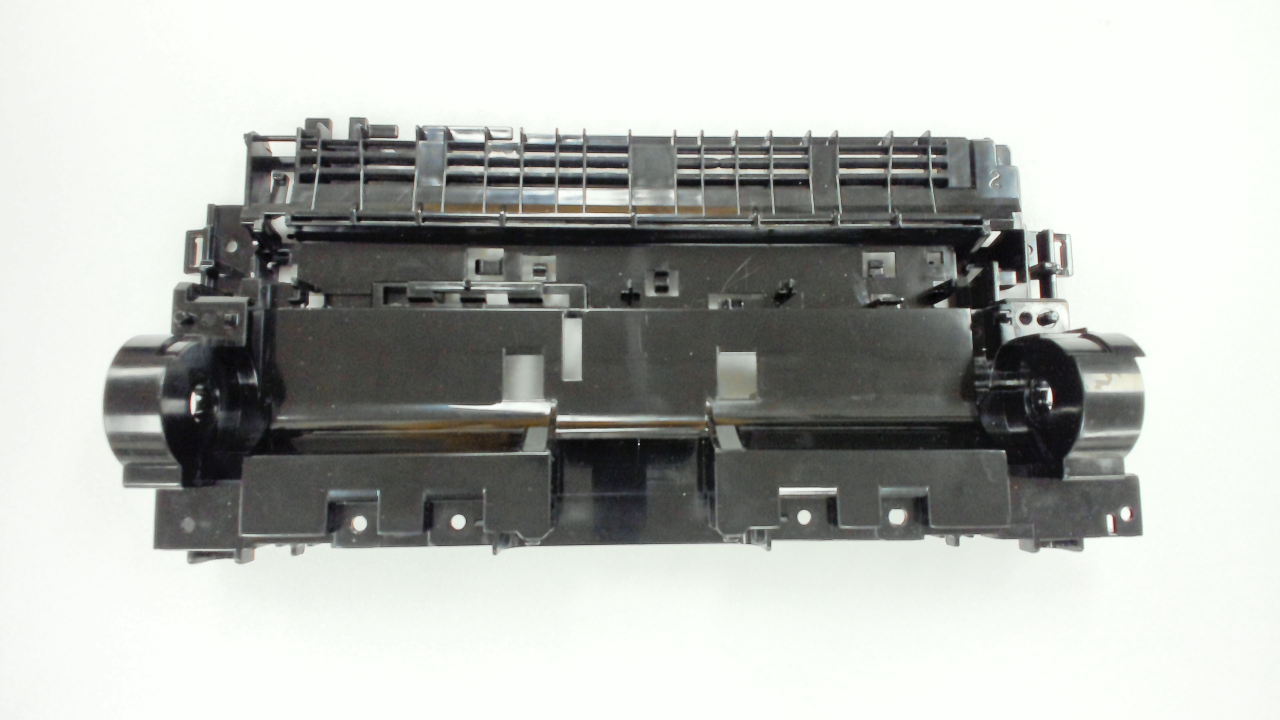
#> input picture img/defect2.jpg, 3840 x 2160 px (shown at 1/3 size)
$ python pioneer.py
#> lines starting #> are read from the running program, lines starting #| are printed output that depends on the picture; after the words box and inside, x2 and y2 are one past the last pixel; in counts of white or black regions, pixels touching at a corner belong together
import cv2
import numpy as np

img = cv2.imread('img/defect2.jpg',0)
#> img: shape (2160, 3840); min 0, max 255, mean 181.9
img = cv2.resize(img, dsize=(1280, 960), interpolation=cv2.INTER_AREA)
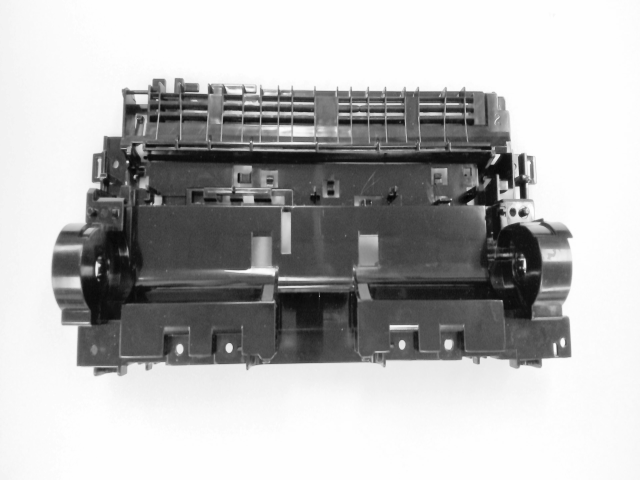
#> img: shape (960, 1280) (shown at 1/2 size); min 0, max 255, mean 181.9
size = np.size(img)
#> size = 1228800
skel = np.zeros(img.shape,np.uint8)

ret,img = cv2.threshold(img,127,255,0)
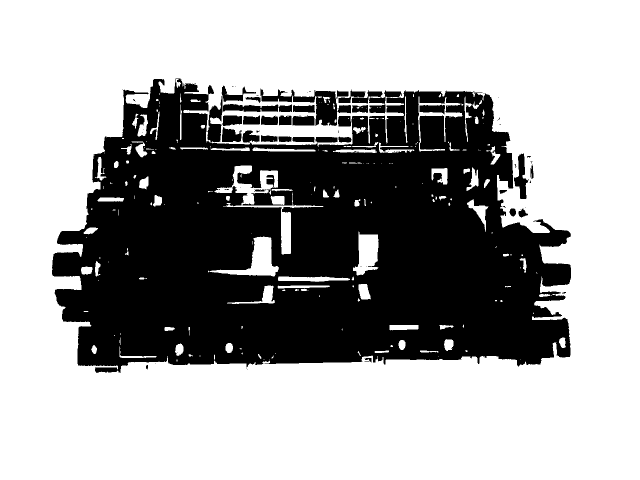
#> img: shape (960, 1280) (shown at 1/2 size); 64.7% white; 86 black regions (53 under 20 px), largest, box (x1, y1, x2, y2) and area: (104, 157, 1142, 746) 415300, (521, 177, 675, 252) 3954, (446, 208, 557, 224) 1281
element = cv2.getStructuringElement(cv2.MORPH_CROSS,(3,3))
done = False

while( not done):
    eroded = cv2.erode(img,element)
    temp = cv2.dilate(eroded,element)
    temp = cv2.subtract(img,temp)
    skel = cv2.bitwise_or(skel,temp)
    img = eroded.copy()

    zeros = size - cv2.countNonZero(img)
    if zeros==size:
        done = True
#> this loop made 477 passes
#> zeros on passes 1 to 3: 454440, 470289, 482059
#> pass 1, `eroded = cv2.erode(img,element)`:
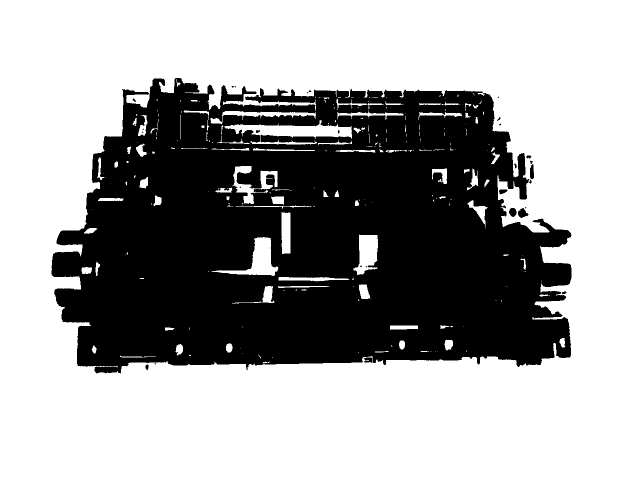
#> eroded: shape (960, 1280) (shown at 1/2 size); 63% white; 29 black regions (14 under 20 px), largest, box (x1, y1, x2, y2) and area: (103, 156, 1143, 747) 453139, (1036, 416, 1057, 436) 255, (1018, 416, 1033, 434) 205
#> pass 1, `temp = cv2.dilate(eroded,element)`:
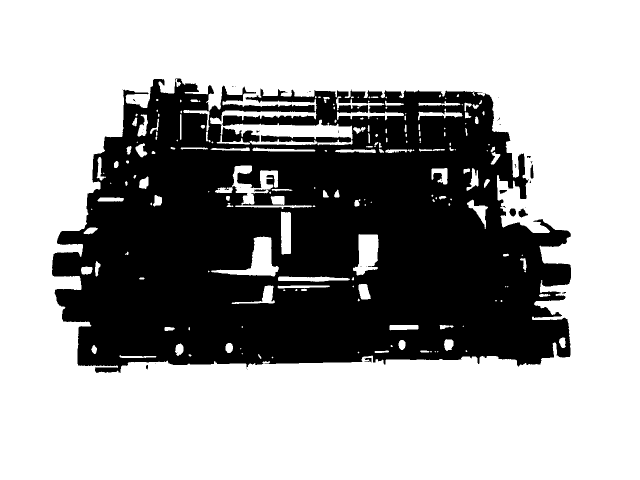
#> temp: shape (960, 1280) (shown at 1/2 size); 64.4% white; 44 black regions (35 under 20 px), largest, box (x1, y1, x2, y2) and area: (104, 157, 1142, 746) 436014, (1037, 417, 1056, 435) 201, (1019, 417, 1032, 433) 162
#> pass 1, `temp = cv2.subtract(img,temp)`:
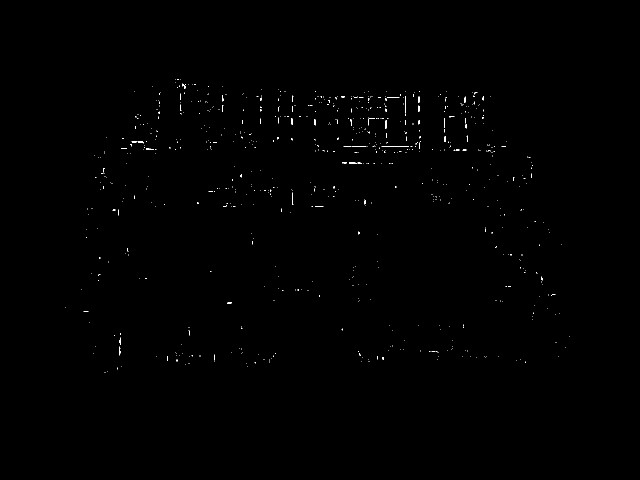
#> temp: shape (960, 1280) (shown at 1/2 size); 0.25% white in thin lines or dots, all inside (x1, y1, x2, y2) = (130, 158, 1139, 745)
#> pass 2, `eroded = cv2.erode(img,element)`:
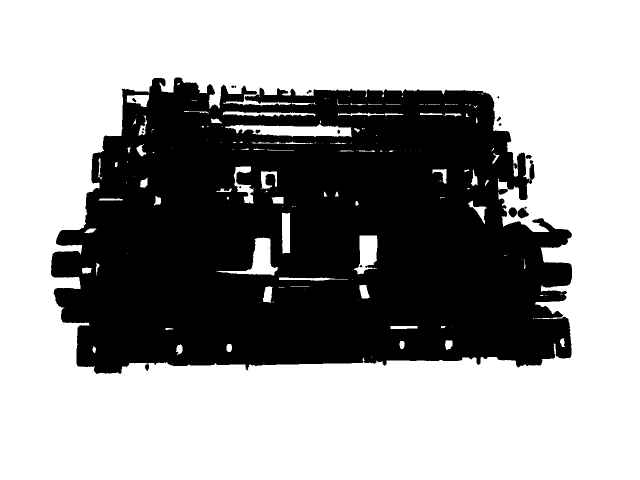
#> eroded: shape (960, 1280) (shown at 1/2 size); 61.7% white; 18 black regions (6 under 20 px), largest, box (x1, y1, x2, y2) and area: (102, 155, 1144, 748) 469220, (1035, 415, 1058, 437) 313, (1017, 415, 1034, 435) 252
#> after the loop: eroded: shape (960, 1280); every value is 0
#> after the loop:
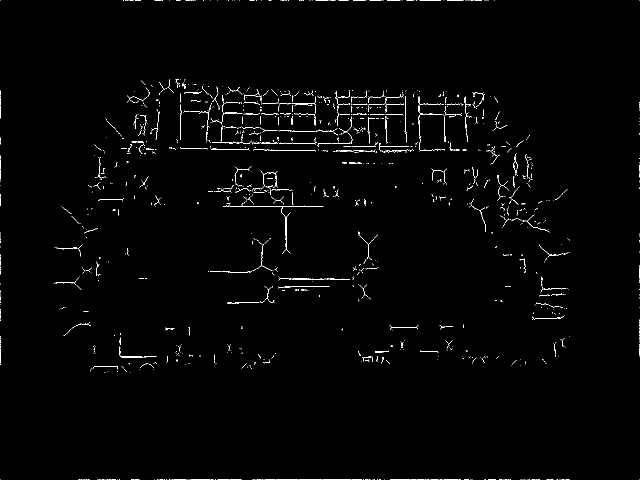
#> skel: shape (960, 1280) (shown at 1/2 size); 1.1% white in thin lines or dots

cv2.imshow("skel",skel)
cv2.imwrite('img/skel.jpg',skel)
if cv2.waitKey(0) == 27:
#> (key Esc is pressed here)
      cv2.destroyAllWindows()

$ run again, with img/defect1.jpg copied over img/defect2.jpg
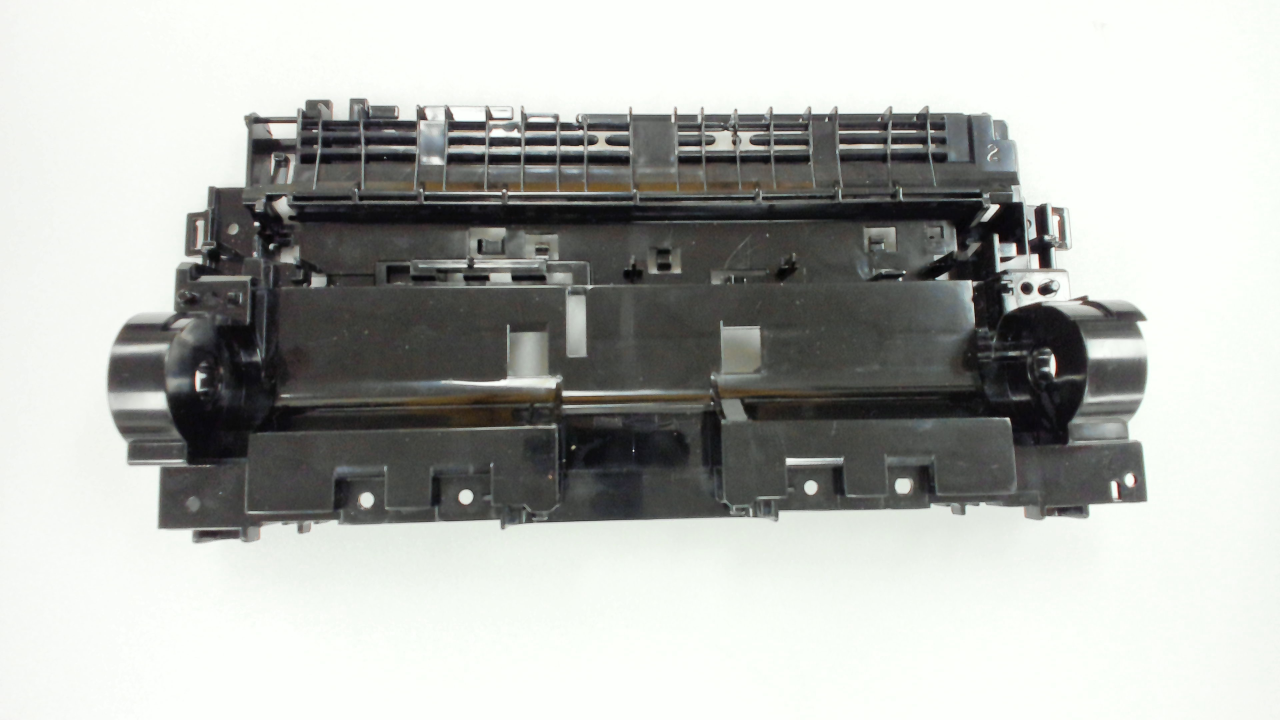
#> input picture img/defect1.jpg, 3840 x 2160 px (shown at 1/3 size)
#> size = 1228800
#> `ret,img = cv2.threshold(img,127,255,0)`:
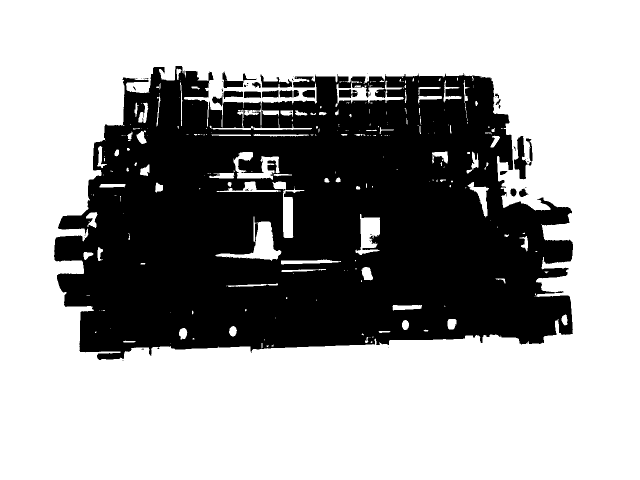
#> img: shape (960, 1280) (shown at 1/2 size); 63.9% white; 57 black regions (38 under 20 px), largest, box (x1, y1, x2, y2) and area: (108, 132, 1146, 720) 437085, (1028, 272, 1055, 359) 1229, (521, 149, 584, 175) 760
#> the loop `while( not done):` made 453 passes
#> zeros on passes 1 to 3: 460806, 473745, 483711
#> after the loop `while( not done):`:
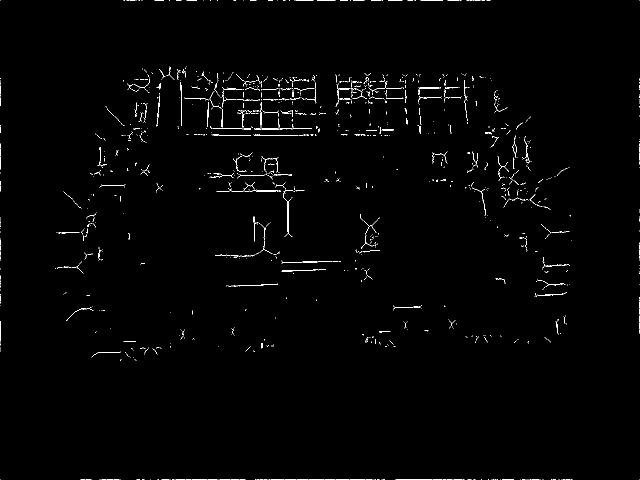
#> skel: shape (960, 1280) (shown at 1/2 size); 0.97% white in thin lines or dots

$ run again, with img/normal.jpg copied over img/defect2.jpg
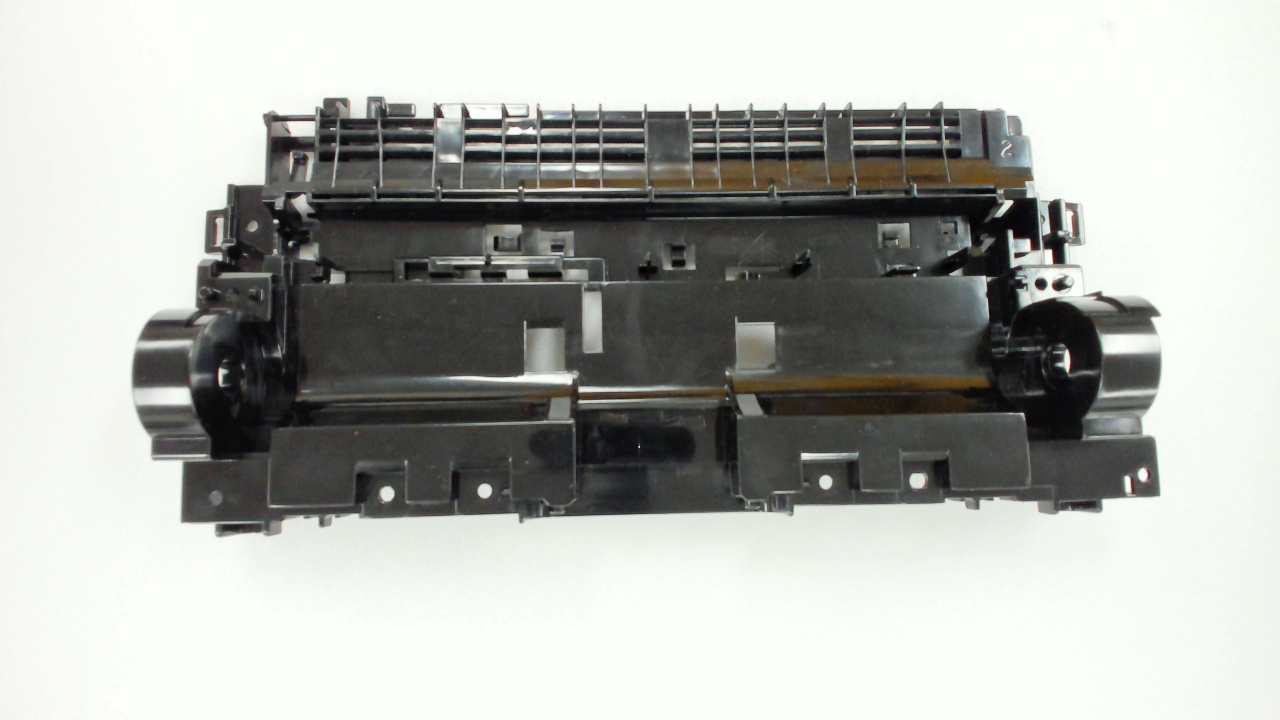
#> input picture img/normal.jpg, 3840 x 2160 px (shown at 1/3 size)
#> size = 1228800
#> `ret,img = cv2.threshold(img,127,255,0)`:
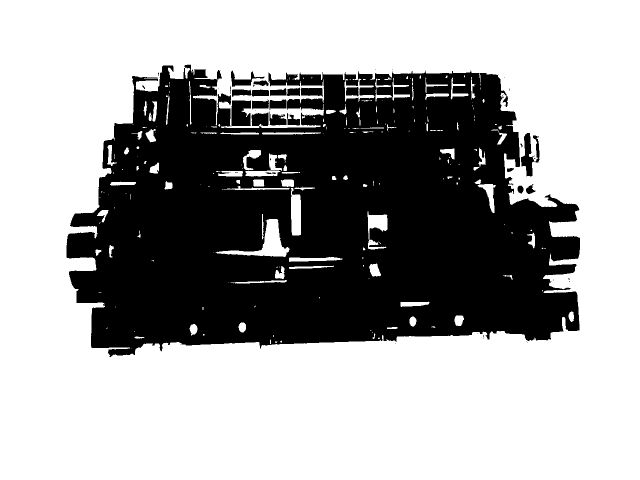
#> img: shape (960, 1280) (shown at 1/2 size); 64.2% white; 55 black regions (35 under 20 px), largest, box (x1, y1, x2, y2) and area: (133, 129, 1160, 714) 429927, (463, 201, 502, 253) 1785, (1042, 266, 1069, 353) 1237
#> the loop `while( not done):` made 447 passes
#> zeros on passes 1 to 3: 456772, 469800, 479501
#> after the loop `while( not done):`:
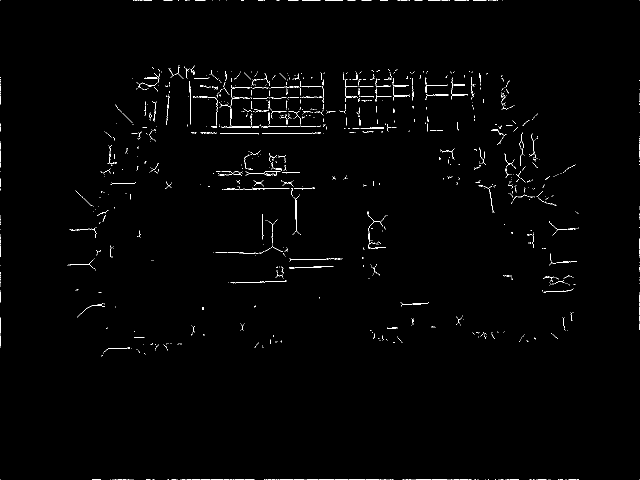
#> skel: shape (960, 1280) (shown at 1/2 size); 0.98% white in thin lines or dots

$ run again, with img/normal2.jpg copied over img/defect2.jpg
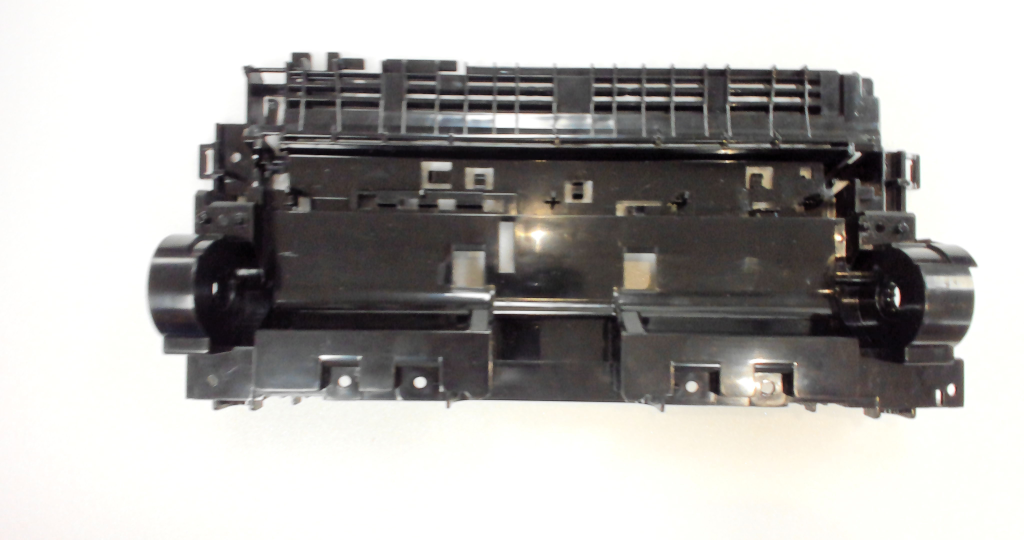
#> input picture img/normal2.jpg, 4096 x 2160 px (shown at 1/4 size)
#> size = 1228800
#> the loop `while( not done):` made 488 passes
#> zeros on passes 1 to 3: 498131, 513209, 525052
#> after the loop `while( not done):`:
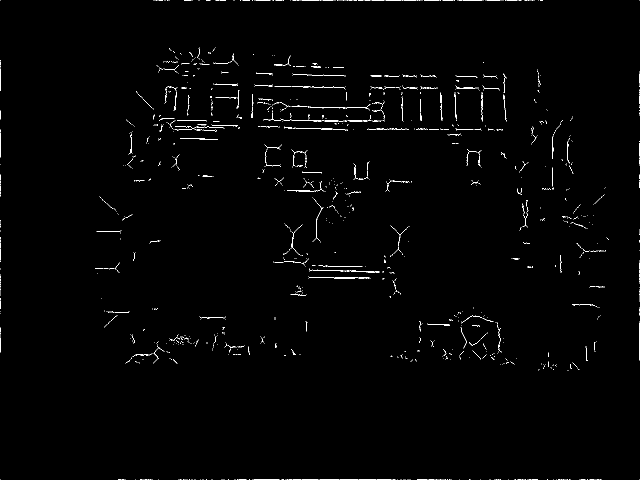
#> skel: shape (960, 1280) (shown at 1/2 size); 0.95% white in thin lines or dots
